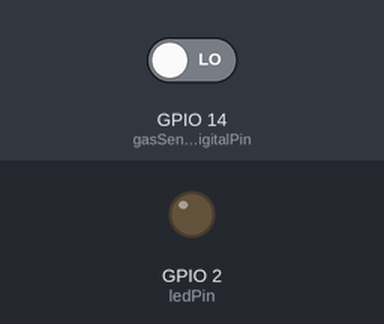
The sketch below on a simulated ESP32. On the bench: output pins drawn as LEDs (lit = HIGH). Dashed ring = blinking. The inputs (shaded band) are chosen by the test bench; at power-on: GPIO 14 (gasSensorDigitalPin) LOW. What the sketch prints to the serial monitor is not drawn.

Above: at 2.8 s.
2.9 s: GPIO 14 (gasSensorDigitalPin) driven HIGH
At 3.4 s:
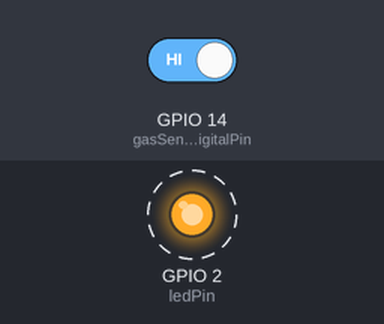
7.0 s: GPIO 14 (gasSensorDigitalPin) driven LOW
At 8.1 s:
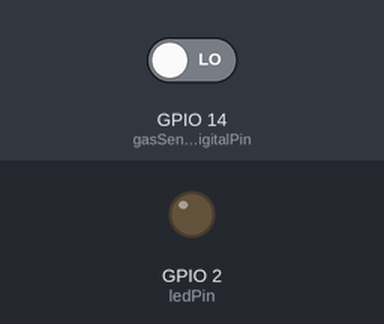
Timing chart, 0 to 10.0 s (numbered marks = the images above; inputs shaded):
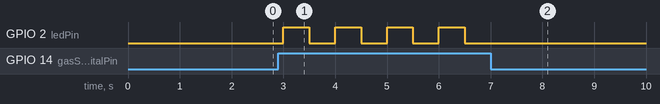

Measured:
- after the input at 2.9 s, GPIO 2 (ledPin): alternates HIGH for 0.50 s and LOW for 0.50 s, starting after 0.10 s
- after the input at 7.0 s, GPIO 2 (ledPin): stops changing and stays LOW

The sketch:

gas_led_blink_digital.ino
```cpp
const int gasSensorDigitalPin = 14;  // D14 - Digital pin from gas sensor
const int ledPin = 2;                // Onboard LED (or external LED)

void setup() {
  Serial.begin(115200);             // Start serial monitor for debugging
  pinMode(gasSensorDigitalPin, INPUT); // Sensor pin as input
  pinMode(ledPin, OUTPUT);             // LED pin as output
}

void loop() {
  int gasStatus = digitalRead(gasSensorDigitalPin); // Read gas sensor

  if (gasStatus == HIGH) {  // Gas detected
    Serial.println("🔥 Gas Detected! Blinking LED...");
    digitalWrite(ledPin, HIGH);
    delay(500);
    digitalWrite(ledPin, LOW);
    delay(500);
  } else {
    Serial.println("✅ No Gas Detected.");
    digitalWrite(ledPin, LOW); // Ensure LED is off
    delay(1000);
  }
}
```
